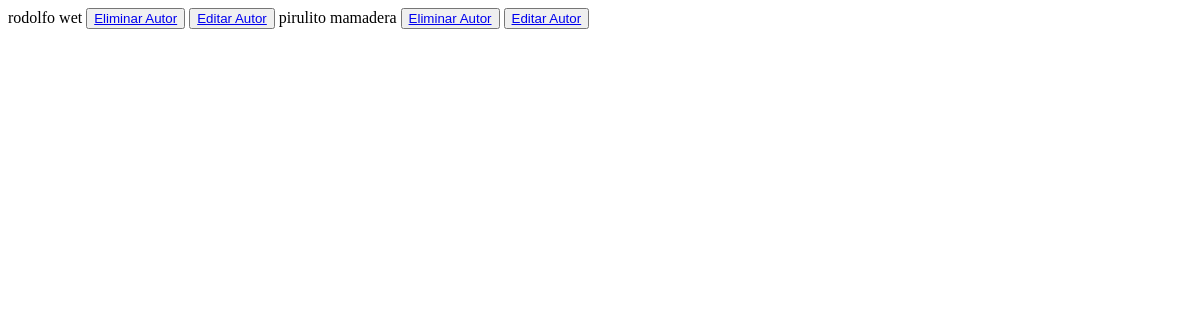
/mostrar_autor/, run on an earlier commit of the app's database.
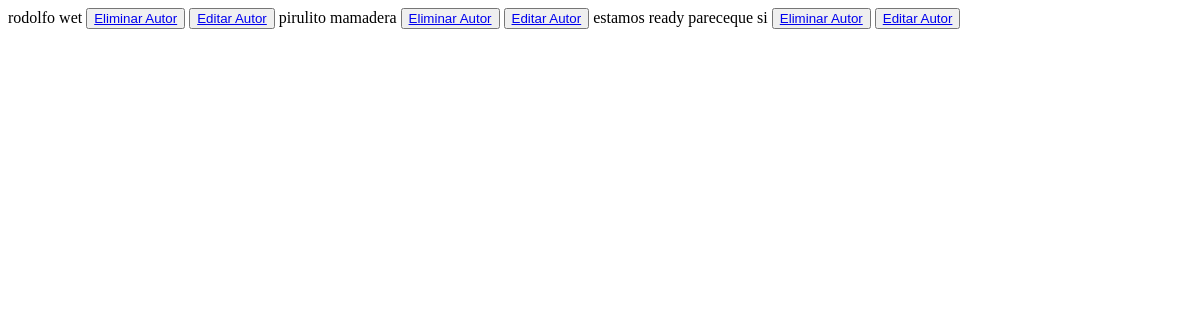
And on a later commit of the database.
### MiBlog/models.py (models this page shows)
class autor(models.Model):
    nombre = models.CharField(max_length=40)
    titulo = models.CharField(max_length=40)
    email = models.EmailField(default='test@test.com')
    fecha = models.DateField(default=datetime.now)
    subtitulo = models.CharField(max_length=100,blank=True)
    post = models.TextField("")
    def __str__(self):
        return f' {self.nombre} {self.titulo}'

### MiBlog/views.py (the view)
# urls.py: path('mostrar_autor/', views.mostrar_autor, name='mostrar Autor'),
def mostrar_autor(request):
   posts = autor.objects.all
   context = {'posts': posts}
   return render(request, 'mostrar_autor.html', context)

### MiBlog/templates/mostrar_autor.html
<body>
    {% for post in posts %}
    {{post}}
    <button>
        <a href="{% url "eliminar Autor" post.nombre %}">Eliminar Autor</a>
    </button>
    <button>
        <a href="{% url "Editar Autor" post.nombre %}">Editar Autor</a>
    </button>
    {% endfor %}

What changed in the data, as far as the page shows it:
added autor: nombre+titulo "estamos ready pareceque si"
